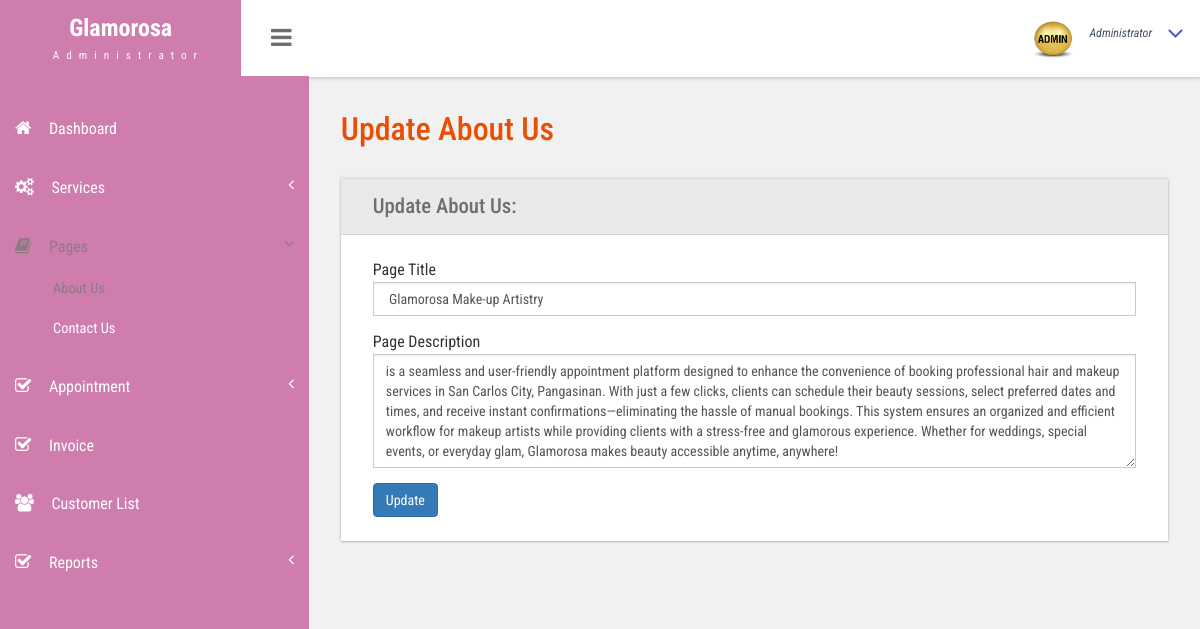
/admin/about-us.php (signed in), run on an earlier commit of the app's database.
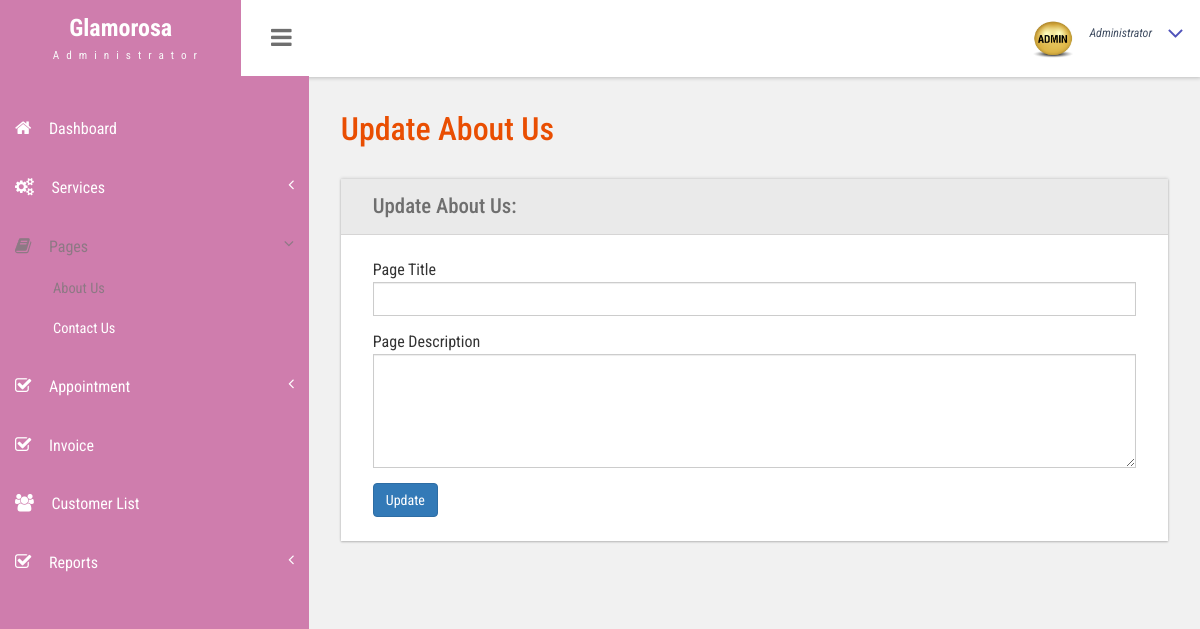
And on a later commit of the database.
### tables this page shows
CREATE TABLE `tblpage` (
  `ID` int(10) NOT NULL,
  `PageType` varchar(200) DEFAULT NULL,
  `PageTitle` mediumtext DEFAULT NULL,
  `PageDescription` mediumtext DEFAULT NULL,
  `Email` varchar(200) DEFAULT NULL,
  `MobileNumber` bigint(10) DEFAULT NULL,
  `UpdationDate` date DEFAULT NULL,
  `Timing` varchar(200) NOT NULL
);

### admin/about-us.php (the view, shortened to what this page needs)
<?php
include_once('includes/header.php');
$ret = mysqli_query($con, "SELECT * FROM tblpage WHERE PageType = 'aboutus'");
$row = mysqli_fetch_assoc($ret);
?>
<body class="cbp-spmenu-push">
    <div class="main-content">
        <?php include_once('includes/sidebar.php'); ?>
        <?php include_once('includes/menubar.php'); ?>
        <div id="page-wrapper" class="row calender widget-shadow">
            <div class="main-page">
                <div class="forms">
                    <h3 class="title1">Update About Us</h3>
                    <div class="form-grids row widget-shadow">
                        <div class="form-title">
                            <h4>Update About Us:</h4>
                        </div>
                        <div class="form-body">
                            <form method="post">
                                <div class="form-group">
                                    <label for="pagetitle">Page Title</label>
                                    <input type="text" class="form-control" name="pagetitle" id="pagetitle" value="<?php echo htmlspecialchars($row['PageTitle']); ?>" required>
                                </div>
                                <div class="form-group">
                                    <label for="pagedes">Page Description</label>
                                    <textarea name="pagedes" id="pagedes" rows="5" class="form-control" required><?php echo htmlspecialchars($row['PageDescription']); ?></textarea>
                                </div>
                                <button type="submit" name="submit" class="btn btn-primary">Update</button>
                            </form>
                        </div>
                    </div>
                </div>
            </div>
        </div>
    </div>
    <?php include_once('includes/footer.php'); ?>
</body>

What changed in the data, as far as the page shows it:
removed tblpage: pagetitle "Glamorosa Make-up Artistry", pagedes "is a seamless and user-friendly appointment platform designed to enhance the convenience of booking professional hair and makeup services in San Carlos City, Pangasinan. With just a few clicks, clients can schedule their beauty sessions, select preferred dates and times, and receive instant confirmations—eliminating the hassle of manual bookings. This system ensures an organized and efficient workflow for makeup artists while providing clients with a stress-free and glamorous experience. Whether for weddings, special events, or everyday glam, Glamorosa makes beauty accessible anytime, anywhere!"
